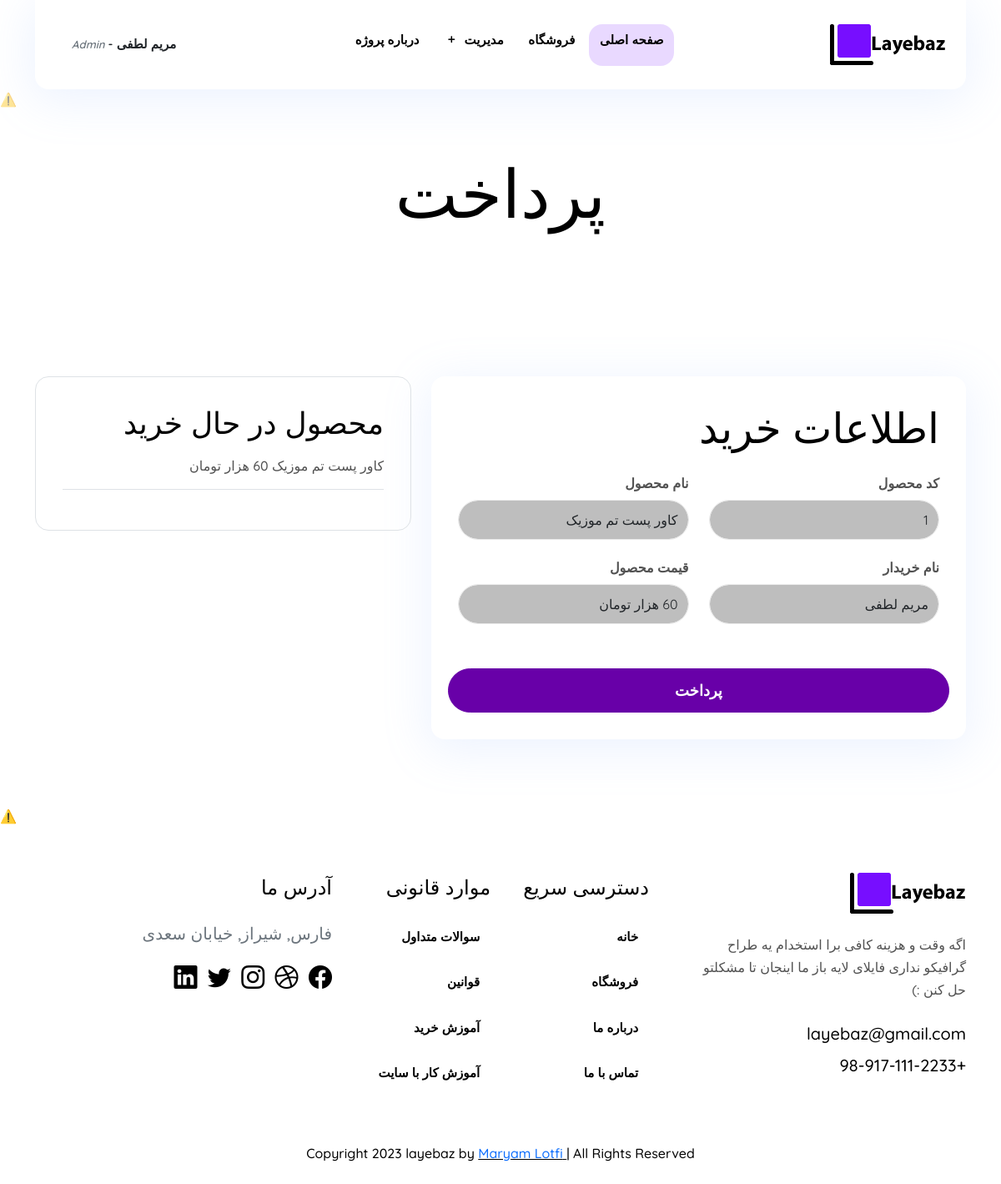
/product-checkout.php?id=1 (signed in), run on the app's committed database.
### tables this page shows
CREATE TABLE `products` (
  `productid` int(11) NOT NULL,
  `userid` int(11) NOT NULL,
  `name` varchar(120) NOT NULL,
  `description` text NOT NULL,
  `link` text NOT NULL,
  `image` varchar(120) NOT NULL,
  `price` int(11) NOT NULL
);

### product-checkout.php (the view, shortened to what this page needs)
<?php
include('inc/header.php');
$product_id = 0;
if (isset($_GET['id']))
    $product_id = $_GET['id'];
?>
<?php
$link = mysqli_connect("localhost", "root", "", "layebazdb");
mysqli_query($link, "set names utf8");
$query = "SELECT * FROM products WHERE productid='$product_id'";
$result = mysqli_query($link, $query);
if ($row = mysqli_fetch_array($result)) {
?>
<section class="position-relative overflow-hidden">
    <div class="container">
        <div class="row text-center">
            <div class="col">
                <h1 class="mb-3">پرداخت</h1>
            </div>
        </div>
    </div>
    <div class="position-absolute animation-1">
        <lottie-player src="https://lottie.host/59ba3e9a-bef6-400b-adbb-0eb8c20c9f65/WPBRmjAinD.json"
            background="transparent.html" speed="1" style="width: auto; height: auto;" loop autoplay>
        </lottie-player>
    </div>
</section>
<div class="page-content">
    <section>
        <div class="container">
            <div class="row">
                <div class="col-lg-7 col-md-12">
                    <div class="checkout-form shadow bg-white p-5 rounded-4">
                        <h2 class="mb-4">اطلاعات خرید</h2>
                        <form class="row" action="action-checkout.php" method="post">
                            <div class="col-md-6">
                                <div class="form-group">
                                    <label class="font-w-6">کد محصول</label>
                                    <input type="text" name="ProductId" class="form-control" placeholder="کد محصول"
                                        value="<?= $product_id ?>" style="background-color: rgba(169,169,169,0.75)"
                                        readonly>
                                </div>
                            </div>
                            <div class="col-md-6">
                                <div class="form-group">
                                    <label class="font-w-6">نام محصول </label>
                                    <input type="text" name="ProductName" class="form-control" placeholder="نام محصول"
                                        value="<?= $row['name'] ?>" style="background-color: rgba(169,169,169,0.75)"
                                        readonly>
                                </div>
                            </div>
                            <div class="col-md-6">
                                <div class="form-group">
                                    <label class="font-w-6">نام خریدار</label>
                                    <input type="text" name="Name" class="form-control" placeholder="نام خریدار"
                                        value="<?= $_SESSION['name'] ?>"
                                        style="background-color: rgba(169,169,169,0.75)" readonly>
                                </div>
                            </div>
                            <div class="col-md-6">
                                <div class="form-group">
                                    <label class="font-w-6">قیمت محصول</label>
                                    <input type="text" name="Price" class="form-control" placeholder="قیمت محصول"
                                        value="<?= $row['price'] ?> هزار تومان"
                                        style="background-color: rgba(169,169,169,0.75)" readonly>
                                </div>
                            </div>
                            <button class="btn btn-primary btn-block mt-5" type="submit">پرداخت</button>
                        </form>
                    </div>
                </div>
                <div class="col-lg-5 col-md-12 mt-6 mt-lg-0">
                    <div class="p-3 p-lg-5 border rounded-4">
                        <h3 class="mb-3">محصول در حال خرید</h3>
                        <ul class="list-unstyled">
                            <li class="mb-3 border-bottom pb-3">
                                <span> <?= $row['name'] ?> </span> <span><?= $row['price'] ?> هزار تومان</span>
                            </li>
                        </ul>
                    </div>
                </div>
            </div>
        </div>
    </section>
</div>
<?php
    include('inc/footer.php');
}
?>

### assets/css/spacing.css (style rules this page uses)
.mb-3, .my-3 { margin-bottom: 1rem !important }
.mb-4, .my-4 { margin-bottom: 1.5rem !important }
.mt-5, .my-5 { margin-top: 2rem !important }
.mt-6, .my-6 { margin-top: 2.5rem !important }
.p-3 { padding: 1rem !important }
.pb-3, .py-3 { padding-bottom: 1rem !important }
.p-5 { padding: 2rem !important }
@media (min-width:992px) { .mt-lg-0, .my-lg-0 { margin-top: 0 !important } }
@media (min-width:992px) { .p-lg-5 { padding: 2rem !important } }

### data on the page
products: ProductName "کاور پست تم موزیک", Price "60 هزار تومان", name "کاور پست تم موزیک"

### other printed values
$_SESSION["name"] "مریم لطفی"
$_SESSION["user_type"] "Admin"
